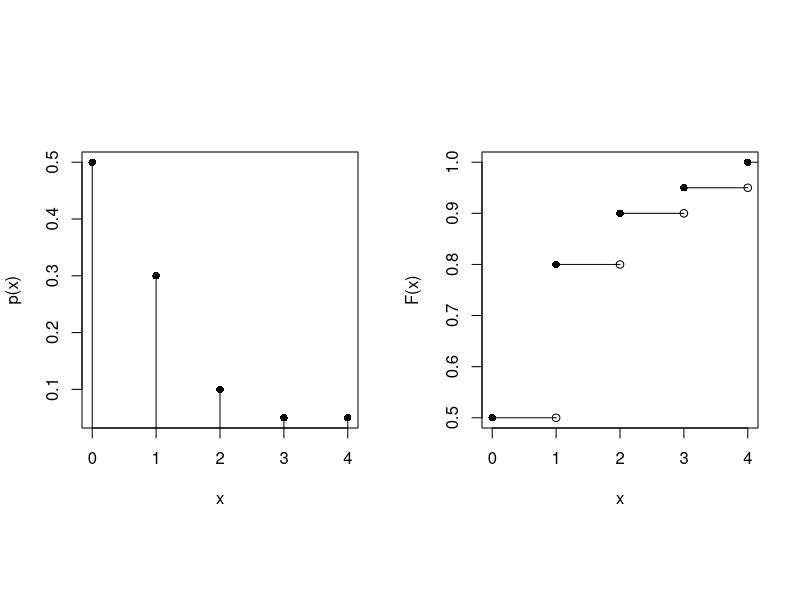
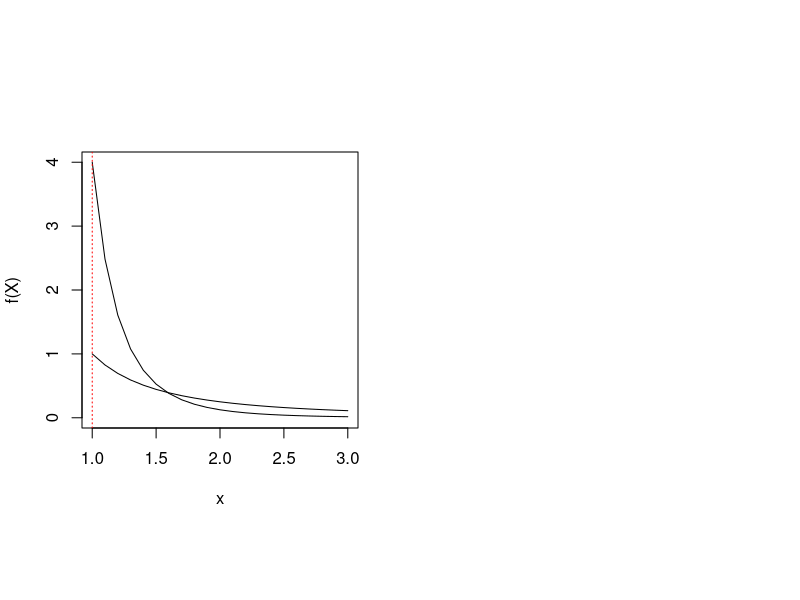

Recreate these plots in R, in order.
## Exercício 3
par(mfrow=c(1,2), pty="s") 
par(pty="s")

# fmp
#Eixos na mesma escala
x <- c(0, 1, 2, 3, 4)
f_x <- c(0.5, 0.3, 0.1, 0.05, 0.05)
plot(x, f_x, xlab="x", ylab = "p(x)", pch=16) 
segments (x, 0, x, f_x)

# fda
F_x <- c(0.5, 0.8, 0.9, 0.95, 1.0)
plot(x, F_x, xlab="x", ylab = "F(x)", pch=16)
segments(x, F_x, x+1, F_x)
points (1:4, F_x[1:4])



## Exercício 4
x <- seq(1, 3, 0.1)
theta <- 1
k <- 1
k2 <- 4

f <- function(x, k) { (k*theta^k) / x^(k+1) }

plot(x, f(x, k), type = "l", xlab = "x", ylab = "f(X)", xlim = c(1, 3), ylim = c(0, 4))
lines(x, f(x, k2), type = "l", xlab = "x", ylab = "f(X)", xlim = c(1, 3), ylim = c(0, 4))
abline(v = 1, lty = 3,  col = "red")

     
